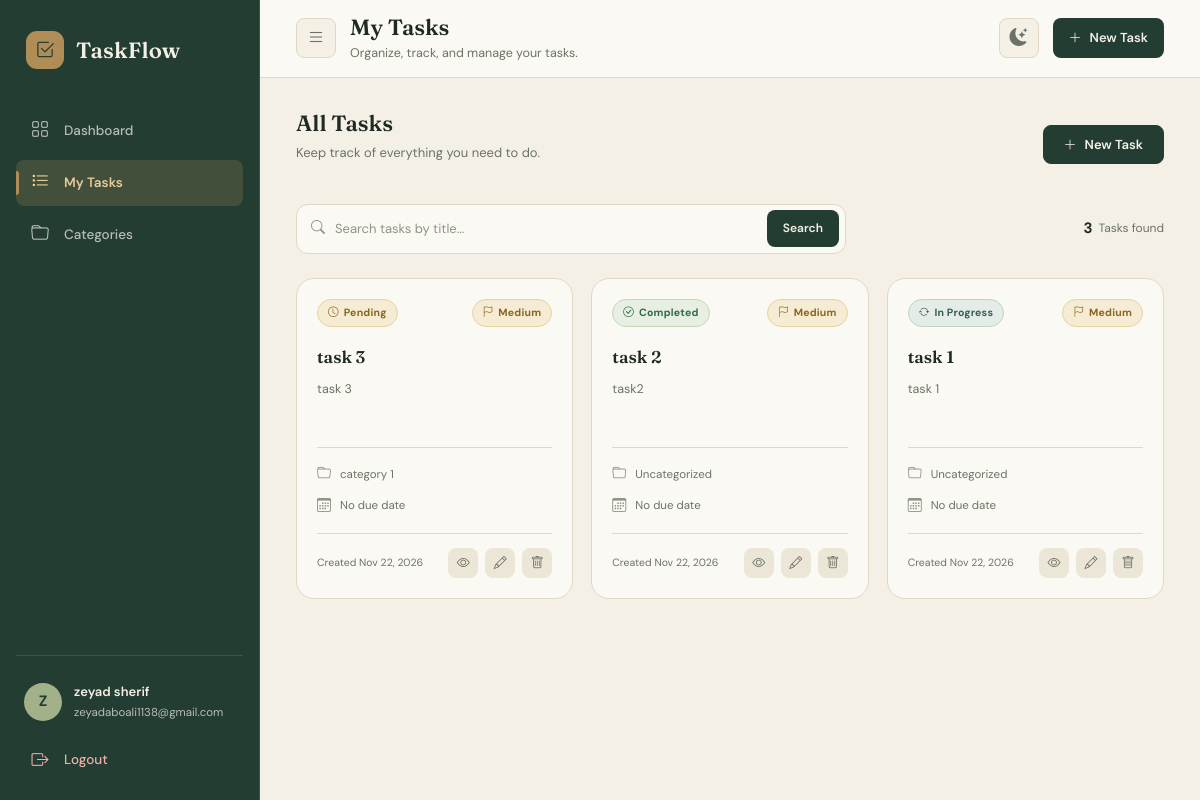
The page /tasks/task_list/ (signed in) on the database its author committed.
### tasks/models.py (models this page shows, shortened)
class Task(models.Model):
    class Status(models.TextChoices):
        PENDING = "PENDING", "Pending"
        IN_PROGRESS = "IN_PROGRESS", "In Progress"
        COMPLETED = "COMPLETED", "Completed"
    class Priority(models.TextChoices):
        HIGH = "HIGH", 'High'
        MEDIUM = "MEDIUM", 'Medium'
        LOW = "LOW", 'Low'
    user = models.ForeignKey(User, on_delete=models.CASCADE, related_name='tasks')
    category = models.ForeignKey(Category, on_delete=models.SET_NULL, null=True, blank=True, related_name='tasks')
    title = models.CharField(max_length=50)
    description = models.TextField(max_length=256, null=True, blank=True)
    priority = models.CharField(max_length=20, choices=Priority.choices , default=Priority.MEDIUM)
    status = models.CharField(max_length=20 , choices=Status.choices, default=Status.PENDING)
    created_at = models.DateTimeField(auto_now_add=True)
    updated_at = models.DateTimeField(auto_now=True)
    due_date = models.DateTimeField(blank=True, null=True)
    class Meta:
        ordering=['-created_at']

### categories/models.py (models this page shows, shortened)
class Category(models.Model):
    user = models.ForeignKey(User,on_delete=models.CASCADE, related_name='categories')
    name = models.CharField (max_length=50)
    created_at = models.DateTimeField(auto_now=False, auto_now_add=True)
    class Meta:
        constraints = [
            models.UniqueConstraint(
                fields=['user','name'],
                name= 'unique_category_name_per_user'
            )
        ]
        ordering = ['name']

### tasks/views.py (the view)
# urls.py: path('task_list/',task_list, name='task_list'),
@login_required
def task_list(request):
    tasks = Task.objects.filter(user=request.user)
    search_query = request.GET.get('search','')
    if search_query:
        tasks = tasks.filter(title__icontains=search_query)
    context = {'tasks':tasks, 'search_query':search_query}
    return render(request, 'tasks/task_list.html', context)

### templates/tasks/task_list.html (shortened to what this page needs)
{% extends 'base.html' %}
{% load static %}
{% block page_heading %}My Tasks{% endblock %}
{% block page_subtitle %}Organize, track, and manage your tasks.{% endblock %}
{% block extra_css %}
<link rel="stylesheet" href="{% static 'css/tasks.css' %}">
{% endblock %}
{% block content %}
<div class="tasks-page-header">
    <div>
        <h2>All Tasks</h2>
        <p>Keep track of everything you need to do.</p>
    </div>
    <a href="{% url 'task_create' %}" class="primary-btn">
        <i class="bi bi-plus-lg" aria-hidden="true"></i>
        New Task
    </a>
</div>
<div class="tasks-toolbar">
    <form method="GET" action="{% url 'task_list' %}" class="task-search-form" role="search">
        <i class="bi bi-search" aria-hidden="true"></i>
        <input
            type="text"
            name="search"
            placeholder="Search tasks by title..."
            aria-label="Search tasks by title"
            autocomplete="off"
            value="{{ search_query }}"
        >
        <button type="submit">Search</button>
    </form>
    <div class="tasks-count" aria-live="polite">
        <strong>{{ tasks|length }}</strong>
        <span>Tasks found</span>
    </div>
</div>
<div class="tasks-grid">
    {% for task in tasks %}
        <article class="task-card">
            <div class="task-card-header">
                <span class="task-status {% if task.status == 'COMPLETED' %}status-completed{% elif task.status == 'IN_PROGRESS' %}status-in-progress{% else %}status-pending{% endif %}">
                    {% if task.status == 'COMPLETED' %}
                        <i class="bi bi-check-circle" aria-hidden="true"></i>
                    {% elif task.status == 'IN_PROGRESS' %}
                        <i class="bi bi-arrow-repeat" aria-hidden="true"></i>
                    {% else %}
                        <i class="bi bi-clock" aria-hidden="true"></i>
                    {% endif %}
                    {{ task.get_status_display }}
                </span>
                <span class="task-priority {% if task.priority == 'HIGH' %}priority-high{% elif task.priority == 'MEDIUM' %}priority-medium{% else %}priority-low{% endif %}">
                    <i class="bi bi-flag" aria-hidden="true"></i>
                    {{ task.get_priority_display }}
                </span>
            </div>
            <div class="task-card-body">
                <h3>
                    <a href="{% url 'task_detail' task.pk %}">
                        {{ task.title }}
                    </a>
                </h3>
                <p class="task-description">
                    {% if task.description %}
                        {{ task.description|truncatechars:110 }}
                    {% else %}
                        No description provided.
                    {% endif %}
                </p>
            </div>
            <div class="task-card-meta">
                <div class="task-meta-item">
                    <i class="bi bi-folder" aria-hidden="true"></i>
                    <span>
                        {% if task.category %}
                            {{ task.category.name }}
                        {% else %}
                            Uncategorized
                        {% endif %}
                    </span>
                </div>
                <div class="task-meta-item">
                    <i class="bi bi-calendar3" aria-hidden="true"></i>
                    <span>
                        {% if task.due_date %}
                            {{ task.due_date|date:"M d, Y" }}
                        {% else %}
                            No due date
                        {% endif %}
                    </span>
                </div>
            </div>
            <div class="task-card-footer">
                <span class="task-created">
                    Created {{ task.created_at|date:"M d, Y" }}
                </span>
                <div class="task-card-actions">
                    <a href="{% url 'task_detail' task.pk %}" title="View Task" aria-label="View task: {{ task.title }}">
                        <i class="bi bi-eye" aria-hidden="true"></i>
                    </a>
                    <a href="{% url 'task_update' task.pk %}" title="Edit Task" aria-label="Edit task: {{ task.title }}">
                        <i class="bi bi-pencil" aria-hidden="true"></i>
                    </a>
                    <a href="{% url 'task_delete' task.pk %}" title="Delete Task" aria-label="Delete task: {{ task.title }}">
                        <i class="bi bi-trash" aria-hidden="true"></i>
                    </a>
                </div>
            </div>
        </article>
    {% endfor %}
</div>
{% endblock %}

### templates/base.html (shortened to what this page needs)
{% load static %}
<!DOCTYPE html>
<html lang="en" data-theme="light">
<head>
    <link href="https://cdn.jsdelivr.net/npm/bootstrap@5.3.3/dist/css/bootstrap.min.css" rel="stylesheet">
    <link rel="stylesheet" href="https://cdn.jsdelivr.net/npm/bootstrap-icons@1.11.3/font/bootstrap-icons.min.css">
    <link rel="stylesheet" href="{% static 'css/base.css' %}">
    {% block extra_css %}{% endblock %}
</head>
<body{% if not request.user.is_authenticated %} class="auth-body"{% endif %}>
    <div class="app-layout">
        <aside class="sidebar" id="sidebar" aria-label="Primary">
            <a href="{% url 'dashboard' %}" class="sidebar-brand">
                <span class="brand-icon">
                    <i class="bi bi-check2-square"></i>
                </span>
                <span class="brand-name">TaskFlow</span>
            </a>
            <nav class="sidebar-nav" aria-label="Main navigation">
                {% with current=request.resolver_match.url_name %}
                    <a href="{% url 'dashboard' %}"
                       class="sidebar-link {% if current == 'dashboard' %}active{% endif %}"
                       {% if current == 'dashboard' %}aria-current="page"{% endif %}>
                        <i class="bi bi-grid"></i>
                        <span>Dashboard</span>
                    </a>
                    <a href="{% url 'task_list' %}"
                       class="sidebar-link {% if 'task' in current %}active{% endif %}"
                       {% if 'task' in current %}aria-current="page"{% endif %}>
                        <i class="bi bi-list-task"></i>
                        <span>My Tasks</span>
                    </a>
                    <a href="{% url 'category_list' %}"
                       class="sidebar-link {% if 'category' in current %}active{% endif %}"
                       {% if 'category' in current %}aria-current="page"{% endif %}>
                        <i class="bi bi-folder"></i>
                        <span>Categories</span>
                    </a>
                {% endwith %}
            </nav>
            <div class="sidebar-bottom">
                <div class="sidebar-user">
                    <div class="user-avatar" aria-hidden="true">
                        {{ request.user.username|slice:":1"|upper }}
                    </div>
                    <div class="user-info">
                        <strong>{{ request.user.get_full_name|default:request.user.username }}</strong>
                        <small>{{ request.user.email|default:"Account" }}</small>
                    </div>
                </div>
                <form method="POST" action="{% url 'logout' %}" class="logout-form">
                    <button type="submit" class="logout-btn">
                        <i class="bi bi-box-arrow-right"></i>
                        <span>Logout</span>
                    </button>
                </form>
            </div>
        </aside>
        <main class="main-content" id="mainContent">
            <header class="topbar">
                <div class="topbar-left">
                    <button type="button"
                            class="sidebar-toggle"
                            id="sidebarToggle"
                            aria-label="Toggle navigation"
                            aria-controls="sidebar"
                            aria-expanded="false">
                        <i class="bi bi-list"></i>
                    </button>
                    <div class="topbar-heading">
                        <h1>{% block page_heading %}Dashboard{% endblock %}</h1>
                        <div class="topbar-subtitle">{% block page_subtitle %}{% endblock %}</div>
                    </div>
                </div>
                <div class="topbar-right">
                    <button type="button"
                            class="theme-toggle"
                            id="themeToggle"
                            aria-label="Switch to dark mode"
                            title="Switch to dark mode">
                        <i class="bi bi-moon-stars-fill theme-icon-moon"></i>
                    </button>
                    <a href="{% url 'task_create' %}" class="topbar-create-btn">
                        <i class="bi bi-plus-lg"></i>
                        <span>New Task</span>
                    </a>
                </div>
            </header>
            <section class="page-content">
                {% block content %}{% endblock %}
            </section>
        </main>
    </div>
</body>
</html>

### rows shown on the page
Task: status "Pending", priority "Medium", title "task 3", description "task 3", category.name "category 1", shows "No due date", created_at "Nov 22, 2026"
Task: status "Completed", priority "Medium", title "task 2", description "task2", shows "Uncategorized", shows "No due date", created_at "Nov 22, 2026"
Task: status "In Progress", priority "Medium", title "task 1", description "task 1", shows "Uncategorized", shows "No due date", created_at "Nov 22, 2026"

### other values the page prints
{{ request.user.username|slice:":1"|upper }} "Z"
{{ request.user.get_full_name|default:request.user.username }} "zeyad sherif"
{{ request.user.email|default:"Account" }} "zeyadaboali1138@gmail.com"
{{ tasks|length }} "3"
